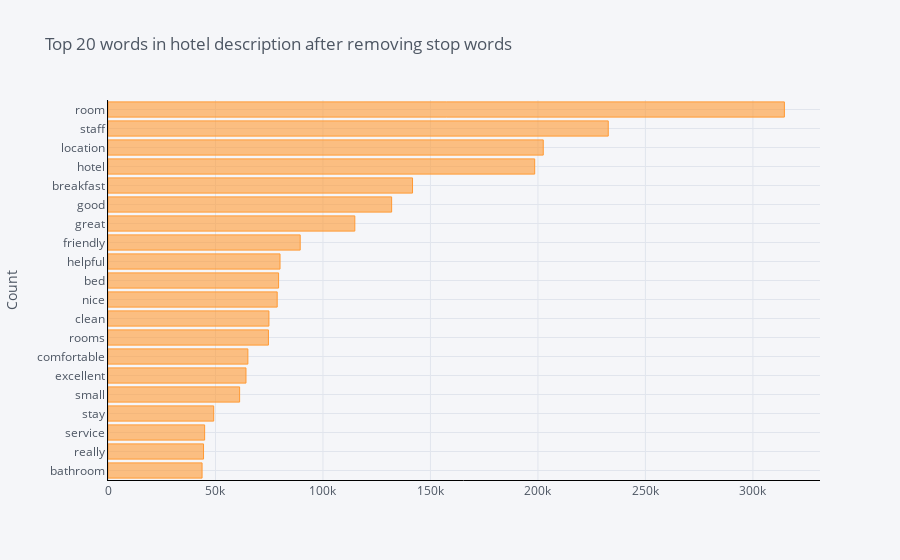

Write notebook code for a chart like this one.
### Code cell
common_words = get_top_n_words_with_stop_words(hotel_review['review_text'], 20,y=(1,1))
df2 = pd.DataFrame(common_words, columns = ['review_text' , 'count'])
df2.groupby('review_text').sum()['count'].sort_values().iplot(kind='barh', yTitle='Count', linecolor='black', title='Top 20 words in hotel description after removing stop words')

### Figure 1 — Plotly figure (JSON) as saved in the notebook; plotly's stock layout.template omitted (floating-point values rounded to 4 significant figures)
{"data": [{"marker": {"color": "rgba(255, 153, 51, 0.6)", "line": {"color": "rgba(255, 153, 51, 1.0)", "width": 1}}, "name": "count", "orientation": "h", "text": "", "type": "bar", "x": [43762, 44439, 44951, 49167, 61223, 64187, 65063, 74638, 74860, 78707, 79356, 80025, 89412, 114819, 131948, 141658, 198490, 202475, 232715, 314653], "y": ["bathroom", "really", "service", "stay", "small", "excellent", "comfortable", "rooms", "clean", "nice", "bed", "helpful", "friendly", "great", "good", "breakfast", "hotel", "location", "staff", "room"]}], "layout": {"legend": {"bgcolor": "#F5F6F9", "font": {"color": "#4D5663"}}, "paper_bgcolor": "#F5F6F9", "plot_bgcolor": "#F5F6F9", "title": {"font": {"color": "#4D5663"}, "text": "Top 20 words in hotel description after removing stop words"}, "xaxis": {"gridcolor": "#E1E5ED", "linecolor": "black", "showgrid": true, "tickfont": {"color": "#4D5663"}, "title": {"font": {"color": "#4D5663"}, "text": ""}, "zerolinecolor": "#E1E5ED"}, "yaxis": {"gridcolor": "#E1E5ED", "linecolor": "black", "showgrid": true, "tickfont": {"color": "#4D5663"}, "title": {"font": {"color": "#4D5663"}, "text": "Count"}, "zerolinecolor": "#E1E5ED"}}}
